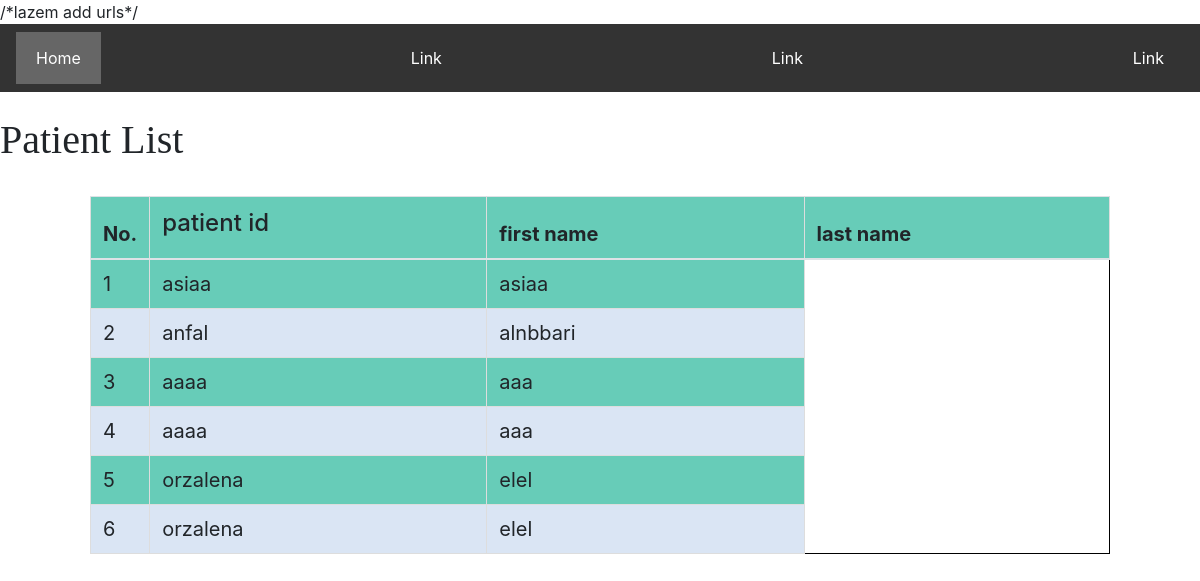
Screenshot of /patientList/ with the database file from the repository.
### core/models.py (models this page shows)
class patient_a(models.Model):
    patientֹID=models.CharField(max_length=20,null = True)
    First_name=models.CharField(max_length=20,null = True)
    Last_name=models.CharField(max_length=20,null = True)
    Phone_Number=models.CharField(max_length=10,null=True)
    Address=models.TextField(max_length=50,null=True)
    Email_Address=models.CharField(max_length=30,null=True)
    Birth_Date=models.DateField(null=True)
    password_patientֹ=models.CharField(max_length=20,null = True)
    class Meta:
        db_table = 'patient_a'

### core/views.py (the view)
# urls.py: path('patientList/',patientList.as_view(),name="patientList"),
class patientList(ListView):
    model = patient_a
    template_name = 'patientList.html'

### Templates/patientList.html (shortened to what this page needs)
<div class="navbar">
  <a href="#" class="active">Home</a>
  <a href="#">Link</a>
  <a href="#">Link</a>
  <a href="#" class="right">Link</a>
</div>
<head>
  <link rel="stylesheet" type="text/css" href="https://stackpath.bootstrapcdn.com/bootstrap/4.5.2/css/bootstrap.min.css">
</head>
<div class="header">
  <br>
  <h1>Patient List</h1>
  <br>
</div>
    <table class='table'>
        <thead>
          <tr>
            <th style="width:5%">No.</th>
            <th><h4>patient id</h4></th>
            <th>first name</th>
            <th>last name </th>
          </tr>
        </thead>
        {%for patient_a in object_list%}
          <tr>
            <td>{{forloop.counter}}</td>
            <td>{{patient_a.First_name}}</td>
            <td>{{patient_a.Last_name}}</td>
          </tr>
        {% endfor %}
    </table>

### Templates/patientList.html (style rules this page uses)
.navbar { overflow: hidden; background-color: #333; position: sticky; position: -webkit-sticky; top: 0; }
.navbar a { float: left; display: block; color: white; text-align: center; padding: 14px 20px; text-decoration: none; }
.navbar a.right { float: right; }
.navbar a.active { background-color: #666; color: white; }
.table { border: 1px solid black; font-size: 20px; text-align: center; width: 85%; margin: auto; text-align: center; }
.table tr:nth-child(odd) { background: #67ccb8 }
.table tr:nth-child(even) { background: #dae5f4 }
td, th { border: 1px solid #dddddd; text-align: left; padding: 8px; }
tr:nth-child(even) { background-color: #dddddd; }
.header h1 { font-size: 40px; font-family: 'Times New Roman', serif; }

### rows the page displays
patient_a: First_name "asiaa", Last_name "asiaa"
patient_a: First_name "anfal", Last_name "alnbbari"
patient_a: First_name "aaaa", Last_name "aaa"
patient_a: First_name "aaaa", Last_name "aaa"
patient_a: First_name "orzalena", Last_name "elel"
patient_a: First_name "orzalena", Last_name "elel"
